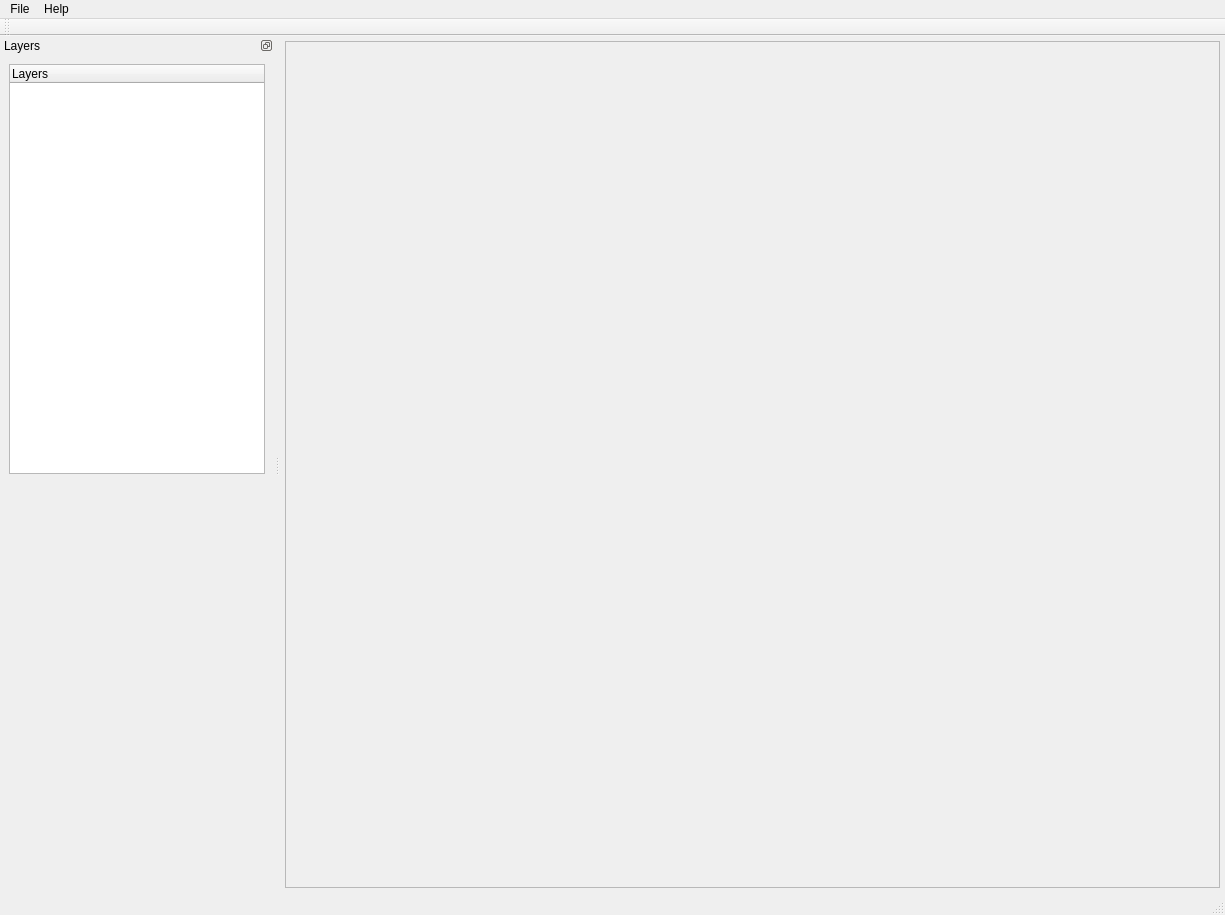
<?xml version="1.0" encoding="UTF-8"?>
<ui version="4.0">
 <class>Main3DWindow</class>
 <widget class="QMainWindow" name="Main3DWindow">
  <property name="geometry">
   <rect>
    <x>0</x>
    <y>0</y>
    <width>1225</width>
    <height>915</height>
   </rect>
  </property>
  <property name="sizePolicy">
   <sizepolicy hsizetype="Expanding" vsizetype="Expanding">
    <horstretch>0</horstretch>
    <verstretch>0</verstretch>
   </sizepolicy>
  </property>
  <property name="minimumSize">
   <size>
    <width>320</width>
    <height>160</height>
   </size>
  </property>
  <property name="cursor">
   <cursorShape>ArrowCursor</cursorShape>
  </property>
  <property name="windowTitle">
   <string>Blaze 3D</string>
  </property>
  <property name="unifiedTitleAndToolBarOnMac">
   <bool>true</bool>
  </property>
  <widget class="QWidget" name="centralwidget">
   <layout class="QHBoxLayout" name="horizontalLayout_2">
    <property name="spacing">
     <number>5</number>
    </property>
    <property name="leftMargin">
     <number>5</number>
    </property>
    <property name="topMargin">
     <number>5</number>
    </property>
    <property name="rightMargin">
     <number>5</number>
    </property>
    <property name="bottomMargin">
     <number>5</number>
    </property>
    <item>
     <layout class="QHBoxLayout" name="horizontalLayout">
      <property name="spacing">
       <number>7</number>
      </property>
      <item>
       <widget class="QFrame" name="frame_2">
        <property name="frameShape">
         <enum>QFrame::Shape::StyledPanel</enum>
        </property>
        <property name="frameShadow">
         <enum>QFrame::Shadow::Raised</enum>
        </property>
       </widget>
      </item>
     </layout>
    </item>
   </layout>
  </widget>
  <widget class="QMenuBar" name="menubar">
   <property name="geometry">
    <rect>
     <x>0</x>
     <y>0</y>
     <width>1225</width>
     <height>17</height>
    </rect>
   </property>
   <property name="nativeMenuBar">
    <bool>true</bool>
   </property>
   <widget class="QMenu" name="menuFile">
    <property name="title">
     <string>File</string>
    </property>
    <addaction name="actionOpen"/>
    <addaction name="separator"/>
    <addaction name="actionExit"/>
   </widget>
   <widget class="QMenu" name="menuHelp">
    <property name="title">
     <string>Help</string>
    </property>
    <addaction name="actionAbout"/>
   </widget>
   <addaction name="menuFile"/>
   <addaction name="menuHelp"/>
  </widget>
  <widget class="QDockWidget" name="dockWidget">
   <property name="floating">
    <bool>false</bool>
   </property>
   <property name="features">
    <set>QDockWidget::DockWidgetFeature::DockWidgetFloatable|QDockWidget::DockWidgetFeature::DockWidgetMovable</set>
   </property>
   <property name="allowedAreas">
    <set>Qt::DockWidgetArea::LeftDockWidgetArea|Qt::DockWidgetArea::RightDockWidgetArea</set>
   </property>
   <property name="windowTitle">
    <string>Layers</string>
   </property>
   <attribute name="dockWidgetArea">
    <number>1</number>
   </attribute>
   <widget class="QWidget" name="dockWidgetContents">
    <layout class="QVBoxLayout" name="verticalLayout">
     <item>
      <widget class="QTreeWidget" name="treeWidget">
       <column>
        <property name="text">
         <string>Layers</string>
        </property>
       </column>
      </widget>
     </item>
     <item>
      <spacer name="verticalSpacer">
       <property name="orientation">
        <enum>Qt::Orientation::Vertical</enum>
       </property>
       <property name="sizeHint" stdset="0">
        <size>
         <width>20</width>
         <height>40</height>
        </size>
       </property>
      </spacer>
     </item>
    </layout>
   </widget>
  </widget>
  <widget class="QStatusBar" name="statusBar"/>
  <widget class="QToolBar" name="toolBar">
   <property name="windowTitle">
    <string>toolBar</string>
   </property>
   <attribute name="toolBarArea">
    <enum>TopToolBarArea</enum>
   </attribute>
   <attribute name="toolBarBreak">
    <bool>false</bool>
   </attribute>
  </widget>
  <action name="actionOpen">
   <property name="icon">
    <iconset theme="document-open"/>
   </property>
   <property name="text">
    <string>Open Layer</string>
   </property>
   <property name="toolTip">
    <string>Open Config</string>
   </property>
   <property name="statusTip">
    <string>Open a config file</string>
   </property>
   <property name="shortcut">
    <string>Ctrl+O</string>
   </property>
  </action>
  <action name="actionExit">
   <property name="icon">
    <iconset theme="application-exit"/>
   </property>
   <property name="text">
    <string>Exit</string>
   </property>
   <property name="shortcut">
    <string>Ctrl+Q</string>
   </property>
  </action>
  <action name="actionAbout">
   <property name="icon">
    <iconset theme="help-about"/>
   </property>
   <property name="text">
    <string>About</string>
   </property>
   <property name="toolTip">
    <string>About Blaze</string>
   </property>
  </action>
 </widget>
 <resources/>
 <connections>
  <connection>
   <sender>actionExit</sender>
   <signal>triggered()</signal>
   <receiver>Main3DWindow</receiver>
   <slot>close()</slot>
   <hints>
    <hint type="sourcelabel">
     <x>-1</x>
     <y>-1</y>
    </hint>
    <hint type="destinationlabel">
     <x>190</x>
     <y>104</y>
    </hint>
   </hints>
  </connection>
 </connections>
</ui>
